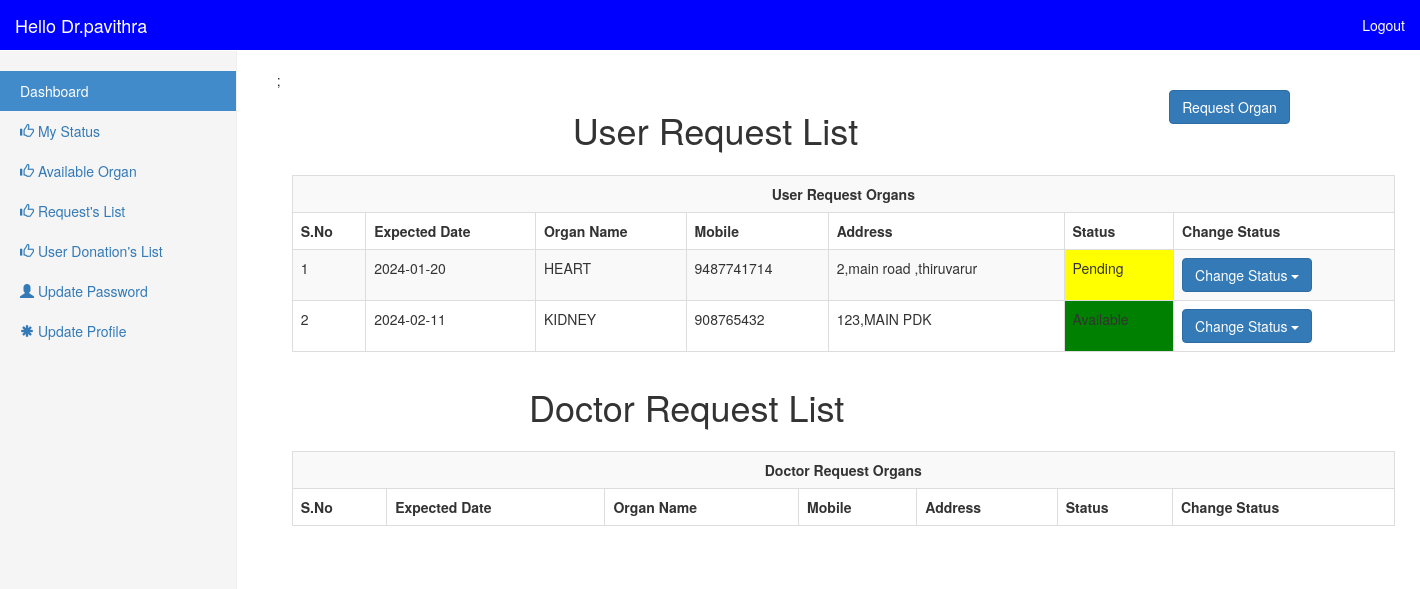
/doctor/index.php?page=request_list (signed in), run on the app's committed database.
### tables this page shows
CREATE TABLE `doctors` (
  `id` int(30) NOT NULL,
  `name` varchar(50) NOT NULL,
  `email` varchar(50) NOT NULL,
  `password` varchar(50) NOT NULL,
  `mobile` varchar(50) NOT NULL,
  `hospital_name` varchar(50) NOT NULL,
  `state` varchar(50) NOT NULL,
  `district` varchar(50) NOT NULL,
  `taluk` varchar(40) NOT NULL,
  `post` varchar(50) NOT NULL
);

CREATE TABLE `request_organs` (
  `id` int(30) NOT NULL,
  `organ_name` varchar(30) NOT NULL,
  `user_id` int(30) DEFAULT NULL,
  `doctor_id` int(30) DEFAULT NULL,
  `patient_name` varchar(50) NOT NULL,
  `expected_date` date NOT NULL,
  `age` int(10) NOT NULL,
  `address` varchar(50) DEFAULT NULL,
  `mobile` varchar(30) NOT NULL,
  `gender` varchar(10) DEFAULT NULL,
  `blood_type` varchar(10) NOT NULL,
  `status` varchar(10) DEFAULT NULL,
  `available_doctor_id` int(30) DEFAULT NULL
);

### doctor/request_organ.php (the view, shortened to what this page needs)
;<?php
extract($_POST);
?>
<section id="admin_class" class="admin_class sections-bg">
      <div class="container" data-aos="fade-up">
      <div class="row">
        <div class="col-md-9">
            <div class="section-header">
              <center><h1> User Request List</h1></center>
            </div>
        </div>
       <div class="col-md-3">
        <a href="index.php?page=doctor_organ_request">
        <button type="button" class="btn btn-primary">
           Request Organ
         </button>
        </a>
        </div>
      </div>
      </div>
<table class='table table-responsive table-bordered table-striped table-hover' style=margin:15px;>
  <tr> <th colspan="7"> <center>User Request Organs</center> </th> </tr>
  <tr>
    <th>S.No</th>
    <th>Expected Date</th>
    <th>Organ Name</th>
    <th>Mobile</th>
    <th>Address</th>
    <th>Status</th>
    <th>Change Status</th>
  </tr>
  <?php
   $i=1;
   $request_organ_query = "select * from request_organs where user_id != '0'" ;
   $request_organ_rows = mysqli_query($conn,$request_organ_query);
   while($request_organ_row=mysqli_fetch_array($request_organ_rows)){
  ?>
  <tr>
    <td><?php echo "$i";?></td>
    <td><?php echo "$request_organ_row[expected_date]";?></td>
    <td><?php echo "$request_organ_row[organ_name]";?></td>
    <td><?php echo "$request_organ_row[mobile]";?></td>
    <td><?php echo "$request_organ_row[address]";?></td>
    <?php
      if($request_organ_row['status'] == 'Pending'){echo "<td style='background-color:yellow'>".$request_organ_row['status']."</td>";}
      if($request_organ_row['status'] == 'Available'){echo "<td style='background-color:green'>".$request_organ_row['status']."</td>";}
    ?>
    <td>
    <div class="dropdown">
  <button class="btn btn-primary dropdown-toggle" type="button" data-toggle="dropdown">Change Status
  <span class="caret"></span></button>
</div>
    </td>
  </tr>
  <?php
  $i++;
   }
  ?>
</table>
      <div class="row">
        <div class="col-md-9">
            <center><h1>Doctor Request List</h1> </center>
        </div>
        <div class="col-md-3">
        </div>
      </div>
      <table class='table table-responsive table-bordered table-striped table-hover' style=margin:15px;>
  <tr> <th colspan="7"> <center>Doctor Request Organs</center> </th> </tr>
  <tr>
    <th>S.No</th>
    <th>Expected Date</th>
    <th>Organ Name</th>
    <th>Mobile</th>
    <th>Address</th>
    <th>Status</th>
    <th>Change Status</th>
  </tr>
</table>
</section>

### doctor/index.php (shortened to what this page needs)
<?php
include('../dbconfig.php');
$user= $_SESSION['doctor_login'];
$sql=mysqli_query($conn,"select * from doctors where email='$user' ");
$doctors=mysqli_fetch_assoc($sql);
?>
<!DOCTYPE html>
<html lang="en">
  <head>
    <link href="../css/bootstrap.min.css" rel="stylesheet">
    <link href="../css/dashboard.css" rel="stylesheet">
  </head>
  <body>
    <nav class="navbar navbar-default navbar-fixed-top" role="navigation"  style="background:blue">
      <div class="container-fluid">
        <div class="navbar-header">
          <a class="navbar-brand" style="color:#FFFFFF" href="#">Hello Dr.<?php echo $doctors['name'];?></a>
        </div>
        <div id="navbar" class="navbar-collapse collapse">
          <ul class="nav navbar-nav navbar-right">
            <li><a href="logout.php"  style="color:#FFFFFF">Logout</a></li>
          </ul>
        </div>
      </div>
    </nav>
    <div class="container-fluid">
      <div class="row">
        <div class="col-sm-3 col-md-2 sidebar">
          <ul class="nav nav-sidebar">
            <li class="active"><a href="index.php">Dashboard <span class="sr-only">(current)</span></a></li>
            <li><a href="index.php?page=my_status"><span class="glyphicon glyphicon-thumbs-up"></span> My Status</a></li>
            <li><a href="index.php?page=available_organ"><span class="glyphicon glyphicon-thumbs-up"></span> Available Organ</a></li>
            <li><a href="index.php?page=request_list"><span class="glyphicon glyphicon-thumbs-up"></span> Request's List</a></li>
            <li><a href="index.php?page=user_donation_list"><span class="glyphicon glyphicon-thumbs-up"></span> User Donation's List</a></li>
            <li><a href="index.php?page=update_password"><span class="glyphicon glyphicon-user"></span> Update Password</a></li>
            <li><a href="index.php?page=update_profile"><span class="glyphicon glyphicon-asterisk"></span> Update Profile</a></li>
          </ul>
        </div>
        <div class="col-sm-9 col-sm-offset-3 col-md-10 col-md-offset-2 main">
		  <?php
		@$page=  $_GET['page'];
		  if($page!="")
		  {
      if($page=="request_list")
			{
				include('request_organ.php');
			}
} ?>
        </div>
      </div>
    </div>
  </body>
</html>

### css/dashboard.css (style rules this page uses)
body { padding-top: 50px; }
.navbar-fixed-top { border: 0; }
.sidebar { display: none; }
@media (min-width: 768px) { .sidebar { position: fixed; top: 51px; bottom: 0; left: 0; z-index: 1000; display: block; padding: 20px; overflow-x: hidden; overflow-y: auto; background-color: #f5f5f5; border-right: 1px solid #eee; } }
.nav-sidebar { margin-right: -21px; margin-bottom: 20px; margin-left: -20px; }
.nav-sidebar > li > a { padding-right: 20px; padding-left: 20px; }
.nav-sidebar > .active > a, .nav-sidebar > .active > a:hover, .nav-sidebar > .active > a:focus { color: #fff; background-color: #428bca; }
.main { padding: 20px; }
@media (min-width: 768px) { .main { padding-right: 40px; padding-left: 40px; } }

### data on the page
doctors: name "pavithra"
request_organs: expected_date "2024-01-20", organ_name "HEART", mobile "9487741714", address "2,main road ,thiruvarur", status "Pending"
request_organs: expected_date "2024-02-11", organ_name "KIDNEY", mobile "908765432", address "123,MAIN PDK", status "Available"
